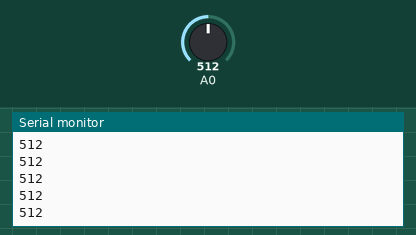
This sketch was run on a simulated Arduino Uno, built with avr-gcc and run on an emulated ATmega328P. Parts: the last lines printed to the serial monitor. Inputs (shaded band) come from the test bench; at power-on: A0 = 512.

Above: at 1.3 s.
1.4 s: A0 set to 716
At 1.42 s:
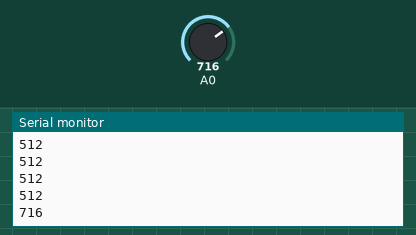
2.9 s: A0 set to 900
At 2.93 s:
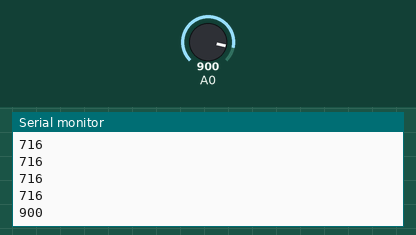
Timing chart, 0 to 5.9 s (numbered marks = the images above; inputs shaded):
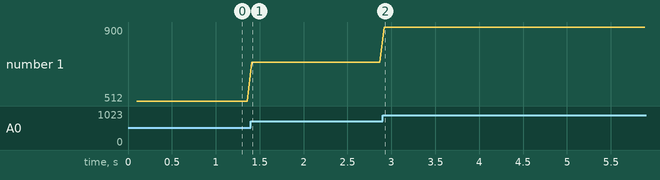

Measured:
- after the input at 1.4 s, the serial monitor: prints a new line at once (image 1)
- after the input at 2.9 s, the serial monitor: prints a new line at once (image 2)
- plotted number 1: 512 → 716 after the input at 1.4 s, 716 → 900 after the input at 2.9 s

The sketch:

moisture_calibration.ino
```cpp
void setup() {
  analogReference(DEFAULT);
  Serial.begin(9600);
  analogRead(A0);
  delay(100);
}

void loop() {
  int val = analogRead(A0);
  Serial.println(val);
  delay(50);
}
```
